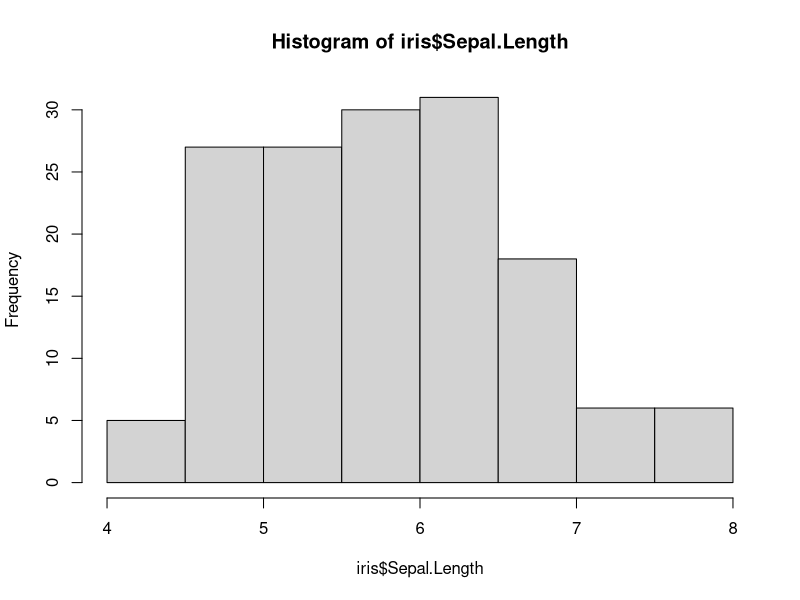
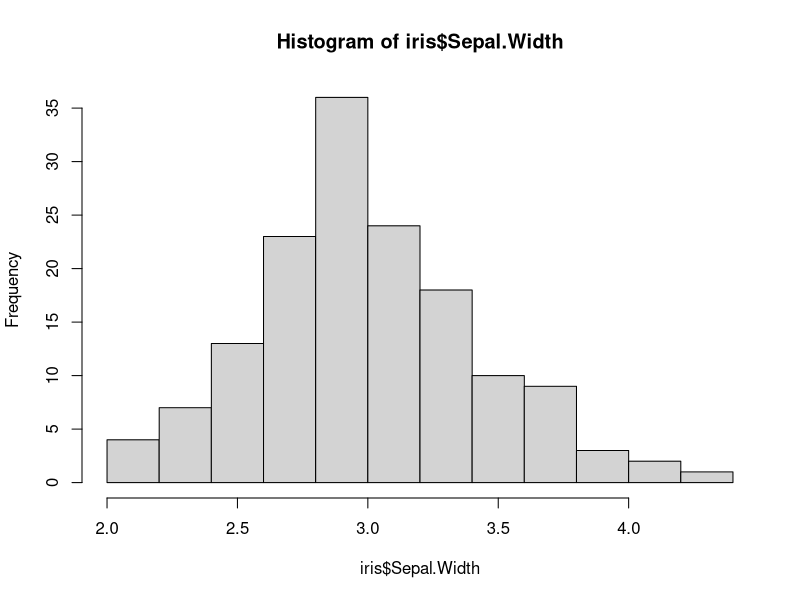
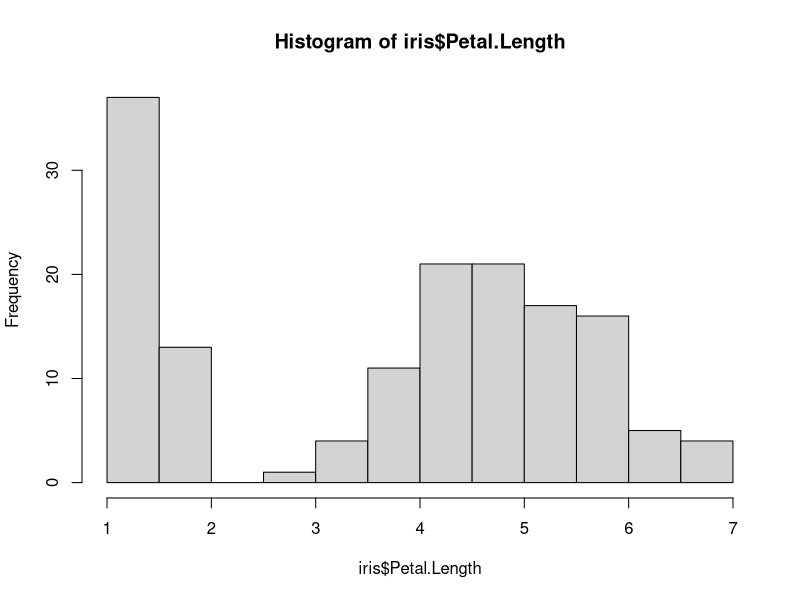
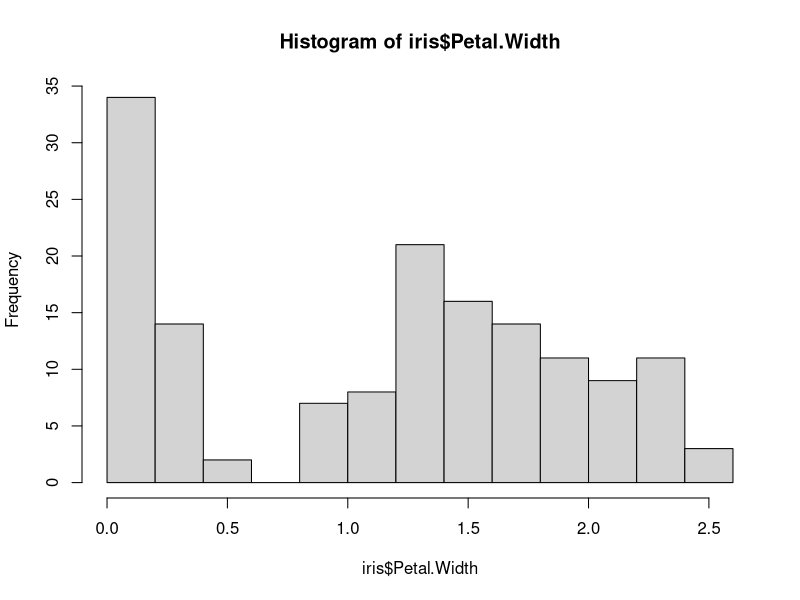
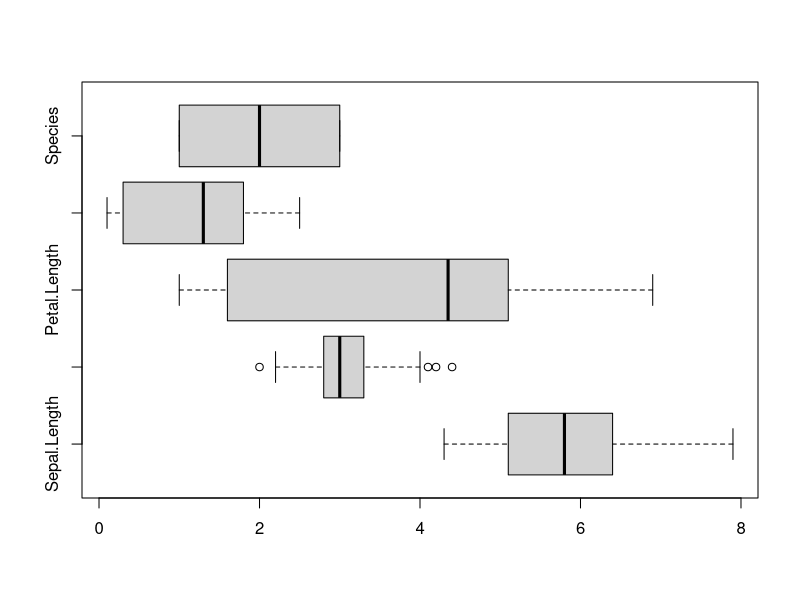
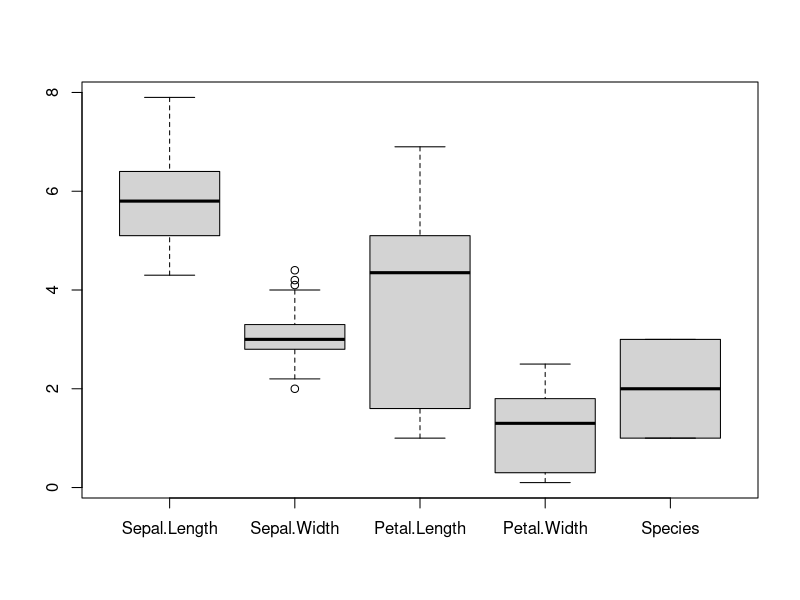
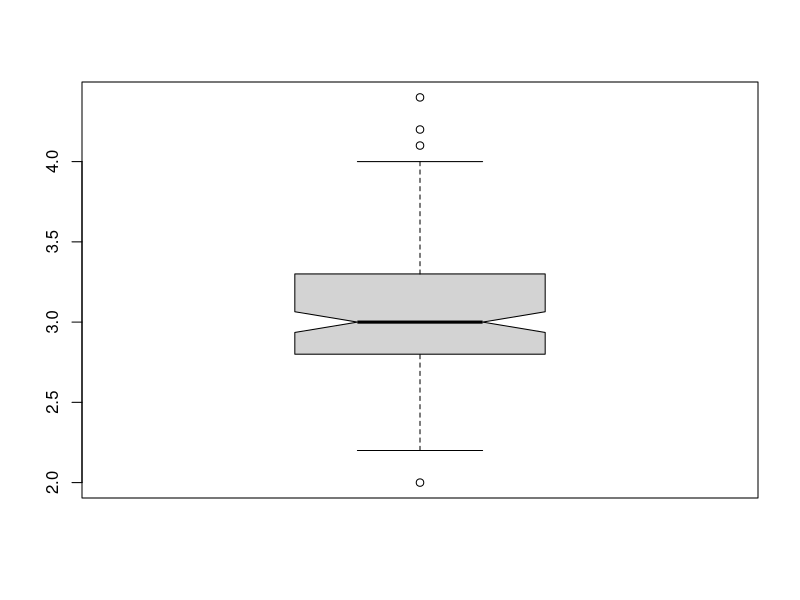

Reproduce these figures in R, in order.
iris
nrow(iris)
ncol(iris)
str(iris)  #https://www.statmethods.net/input/contents.html to display types of variables
typeof(iris$Sepal.Length)
typeof(iris$Sepal.Width)
typeof(iris$Petal.Length)
typeof(iris$Petal.Width)
typeof(iris$Species)

#prinitng summary of all features
summary(iris)
min(iris$Sepal.Length)
max(iris$Sepal.Length)
mean(iris$Sepal.Length)
median(iris$Sepal.Length)
range(iris$Sepal.Length)
sd(iris$Sepal.Length)
var(iris$Sepal.Length)
summary(iris$Sepal.Length)

#ploting histogram
hist(iris$Sepal.Length)
hist(iris$Sepal.Width)
hist(iris$Petal.Length)
hist(iris$Petal.Width)

#ploting boxplots
boxplot(iris,horizontal = TRUE) #horizontal boxplots
boxplot(iris) #https://www.r-bloggers.com/use-box-plots-to-assess-the-distribution-and-to-identify-the-outliers-in-your-dataset/noc
boxplot(iris$Sepal.Width,notch = TRUE) #plot boxplot with notch

#finding outliers in boxplot 
boxplot.stats(iris$Sepal.Width)$out  #refer https://stat.ethz.ch/R-manual/R-devel/library/grDevices/html/boxplot.stats.html
